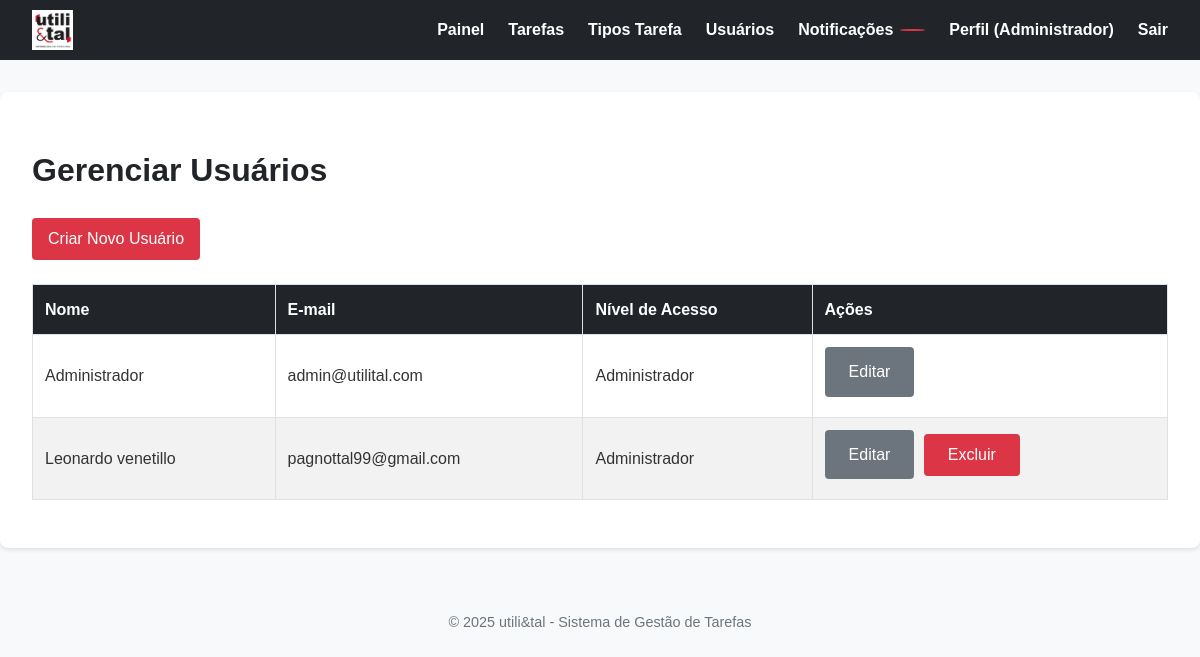
The page /tasks/users (signed in) on the database its author committed.
### src/models.py (models this page shows, shortened)
class Usuario(UserMixin, db.Model):
    id = db.Column(db.Integer, primary_key=True)
    email = db.Column(db.String(100), unique=True, nullable=False)
    nome = db.Column(db.String(100), nullable=False)
    senha_hash = db.Column(db.String(200), nullable=False)
    nivel_acesso = db.Column(db.String(20), nullable=False, default="executor")  # administrador, gestor, executor
    data_criacao = db.Column(db.DateTime, default=datetime.utcnow)
    tarefas_solicitadas = db.relationship('Tarefa', foreign_keys='Tarefa.solicitante_id', backref='solicitante', lazy='dynamic')
    tarefas_atribuidas = db.relationship('Tarefa', foreign_keys='Tarefa.executor_id', backref='executor', lazy='dynamic')
    notificacoes = db.relationship('Notificacao', backref='usuario', lazy='dynamic')
    atualizacoes = db.relationship('AtualizacaoTarefa', backref='autor', lazy='dynamic')
    @property
    def senha(self):
        raise AttributeError('senha não é um atributo legível')

### src/tasks.py (the view)
@tasks.route("/users")
@admin_required
def list_users():
    users = Usuario.query.all()
    return render_template("admin/list_users.html", users=users)

### src/templates/admin/list_users.html (shortened to what this page needs)
{% extends "base.html" %}
{% block content %}
    <h1>Gerenciar Usuários</h1>
    <div style="margin-bottom: 1rem;">
        <a href="{{ url_for("tasks.create_user") }}" class="button" style="background-color: var(--cor-primaria); color: white; padding: 0.5rem 1rem; text-decoration: none; border-radius: 4px;">Criar Novo Usuário</a>
    </div>
    {% if users %}
        <table style="width: 100%; border-collapse: collapse;">
            <thead>
                <tr style="background-color: var(--cor-secundaria); color: white;">
                    <th style="padding: 0.75rem; text-align: left;">Nome</th>
                    <th style="padding: 0.75rem; text-align: left;">E-mail</th>
                    <th style="padding: 0.75rem; text-align: left;">Nível de Acesso</th>
                    <th style="padding: 0.75rem; text-align: left;">Ações</th>
                </tr>
            </thead>
            <tbody>
                {% for user in users %}
                    <tr style="border-bottom: 1px solid #ddd; background-color: {% if loop.index % 2 == 0 %}#f2f2f2{% else %}white{% endif %};">
                        <td style="padding: 0.75rem;">{{ user.nome }}</td>
                        <td style="padding: 0.75rem;">{{ user.email }}</td>
                        <td style="padding: 0.75rem;">{{ user.nivel_acesso.capitalize() }}</td>
                        <td style="padding: 0.75rem;">
                            <a href="{{ url_for("tasks.edit_user", id=user.id) }}" class="button button-secondary" style="margin-right: 5px;">Editar</a>
                            {% if user.id != current_user.id %}
                            <form action="{{ url_for("tasks.delete_user", id=user.id) }}" method="POST" style="display: inline;" onsubmit="return confirm("Tem certeza que deseja excluir este usuário? Esta ação não pode ser desfeita.");">
                                <button type="submit" class="button" style="background-color: var(--cor-primaria);">Excluir</button>
                            </form>
                            {% endif %}
                        </td>
                    </tr>
                {% endfor %}
            </tbody>
        </table>
    {% else %}
        <p>Nenhum usuário cadastrado.</p>
    {% endif %}
{% endblock %}

### src/templates/base.html (shortened to what this page needs)
<!doctype html>
<html lang="pt-BR">
<head>
    <link rel="stylesheet" href="{{ url_for("static", filename="css/style.css") }}">
    <link rel="stylesheet" href="https://cdnjs.cloudflare.com/ajax/libs/font-awesome/6.0.0/css/all.min.css">
</head>
<body>
    <header>
        <div class="logo">
            <a href="{{ url_for("main.index") }}">
                <img src="{{ url_for("static", filename="images/utilietal_logo.jpg") }}" alt="utili&tal Logo">
            </a>
        </div>
        <nav class="nav">
            <ul>
                {% if current_user.is_authenticated %}
                    <li><a href="{{ url_for("main.index") }}">Painel</a></li>
                    <li><a href="{{ url_for("tasks.list_tasks") }}">Tarefas</a></li>
                    {% if current_user.nivel_acesso in ["administrador", "gestor"] %}
                        <li><a href="{{ url_for("tasks.list_types") }}">Tipos Tarefa</a></li>
                    {% endif %}
                    {% if current_user.nivel_acesso == "administrador" %}
                        <li><a href="{{ url_for("tasks.list_users") }}">Usuários</a></li>
                    {% endif %}
                    <li>
                        <a href="{{ url_for("notifications.list_notifications") }}">
                            Notificações <span id="notification-count" class="badge"></span>
                        </a>
                    </li>
                    <li><a href="#">Perfil ({{ current_user.nome }})</a></li>
                    <li><a href="{{ url_for("auth.logout") }}">Sair</a></li>
                {% else %}
                    <li><a href="{{ url_for("auth.login") }}">Login</a></li>
                {% endif %}
            </ul>
        </nav>
    </header>
    <main>
        {% block content %}{% endblock %}
    </main>
    <footer>
        <p>&copy; 2025 utili&tal - Sistema de Gestão de Tarefas</p>
    </footer>
</body>
</html>

### src/static/css/style.css (style rules this page uses)
:root { --cor-primaria: #dc3545; --cor-secundaria: #212529; --cor-texto: #333; --cor-fundo: #f8f9fa; --cor-link: #0d6efd; --nav-height: 60px; }
body { font-family: sans-serif; margin: 0; padding: 0; background-color: var(--cor-fundo); color: var(--cor-texto); line-height: 1.6; padding-top: var(--nav-height); }
header { background-color: var(--cor-secundaria); color: white; padding: 0 2rem; display: flex; justify-content: space-between; align-items: center; position: fixed; top: 0; left: 0; width: 100%; height: var(--nav-height); z-index: 1000; box-sizing: border-box; }
header .logo img { max-height: 40px; vertical-align: middle; }
.nav { display: flex; align-items: center; }
nav ul { list-style: none; padding: 0; margin: 0; display: flex; align-items: center; height: 100%; }
nav ul li { margin-left: 1.5rem; display: flex; align-items: center; }
nav ul li a { color: white; text-decoration: none; font-weight: bold; padding: 0.5rem 0; display: flex; align-items: center; }
.badge { background-color: var(--cor-primaria); color: white; border-radius: 50%; padding: 0.1em 0.5em; font-size: 0.8em; margin-left: 0.5em; display: inline-block; min-width: 1em; text-align: center; }
main { padding: 2rem; max-width: 1200px; margin: 2rem auto; background-color: #fff; border-radius: 8px; box-shadow: 0 2px 4px rgba(0,0,0,0.1); }
h1, h2, h3 { color: var(--cor-secundaria); }
.button, button, input[type="submit"] { background-color: var(--cor-primaria); color: white; padding: 0.75rem 1.5rem; border: none; border-radius: 4px; cursor: pointer; text-decoration: none; display: inline-block; font-size: 1rem; transition: background-color 0.2s ease; margin-right: 0.5rem; margin-bottom: 0.5rem; }
.button-secondary { background-color: #6c757d; }
footer { text-align: center; margin-top: 2rem; padding: 1rem; color: #6c757d; font-size: 0.9em; }
table { width: 100%; border-collapse: collapse; margin-bottom: 1rem; }
thead { background-color: var(--cor-secundaria); color: white; }
th, td { padding: 0.75rem; text-align: left; border: 1px solid #dee2e6; }
tbody tr:nth-child(even) { background-color: var(--cor-fundo); }

### rows shown on the page
Usuario: nome "Administrador", email "admin@utilital.com", nivel_acesso "Administrador"
Usuario: nome "Leonardo venetillo", email "pagnottal99@gmail.com", nivel_acesso "Administrador"
